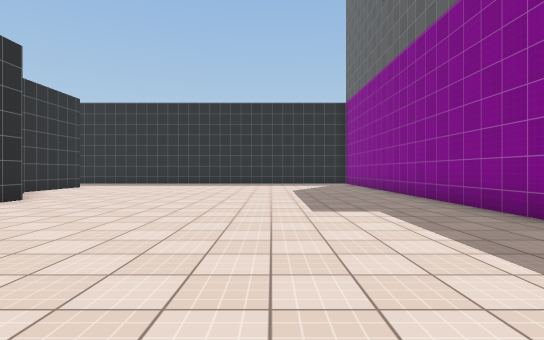
view 1 (above)

20 first-person views from a walk through a scene from a Unity 3-D project. The camera is 1.3 m above the floor, looks level and sees 80° across. The floor is counted in squares, 2 m on a side. Each view is taken from the middle of a square. On the plan, view 1 faces up. The plan holds only what a view shows up to about 10 squares ahead; the rest is blank. The place goes on beyond the plan. Surface patterns are stand-ins for the level's own textures.

view 2
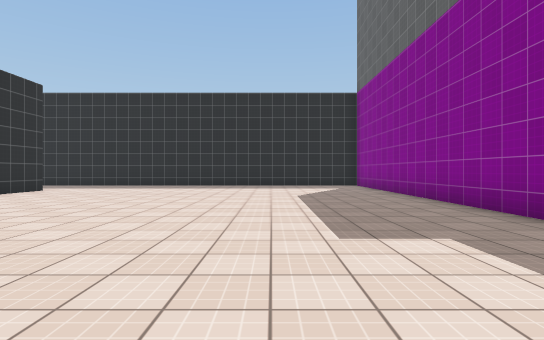

view 3
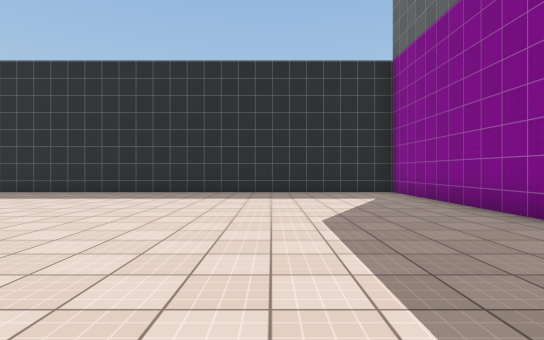

view 4
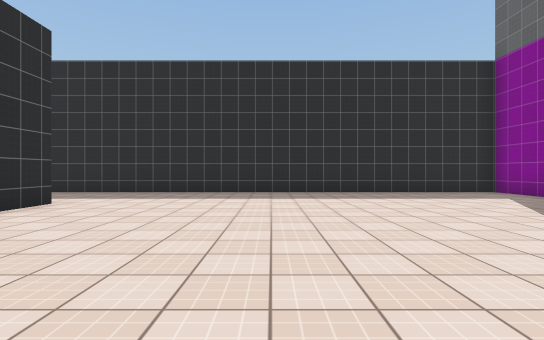

view 5
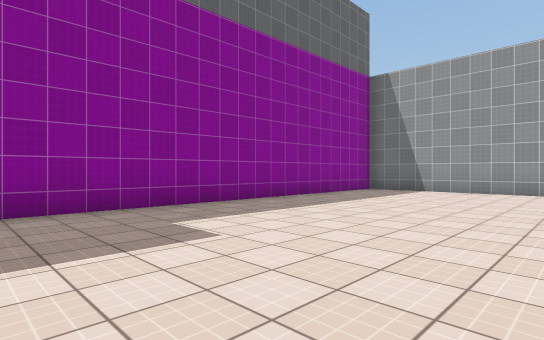

view 6
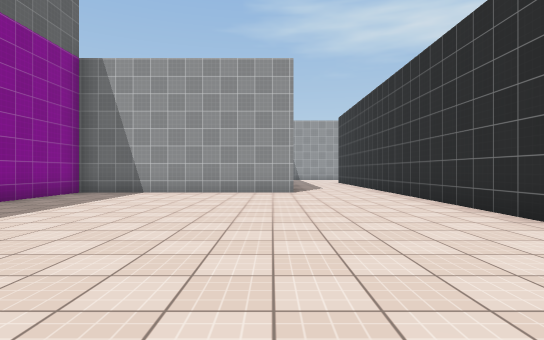

view 7
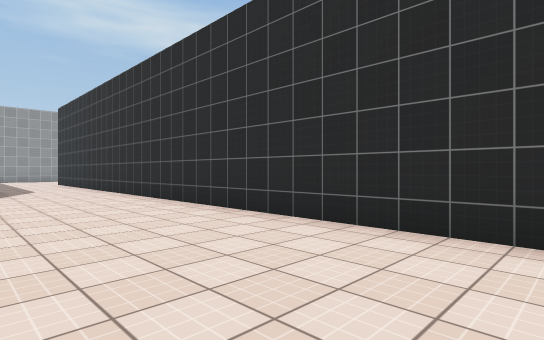

view 8
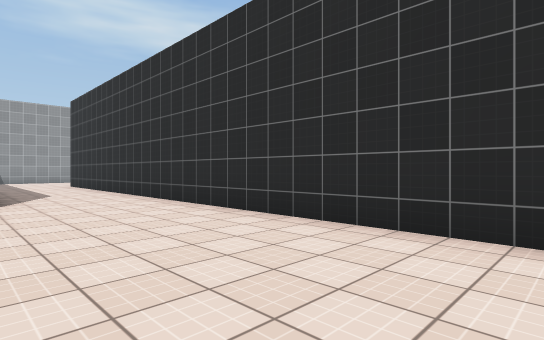

view 9
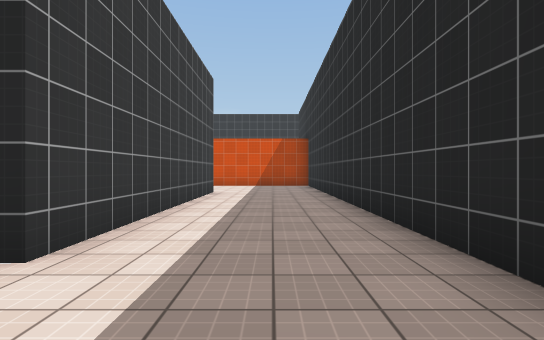

view 10
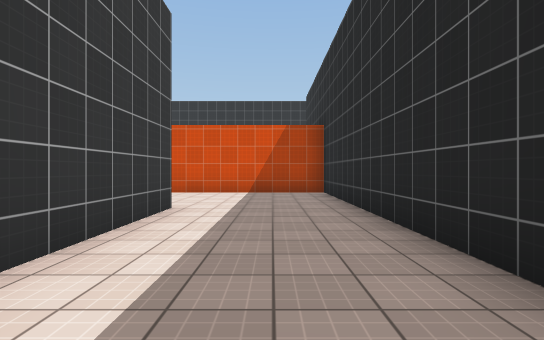

view 11
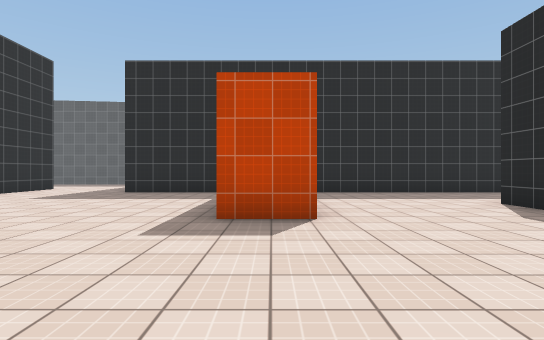

view 12
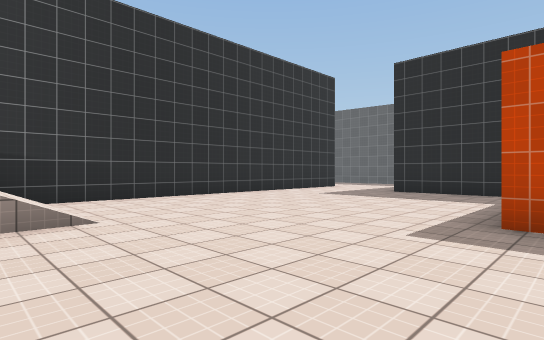

view 13
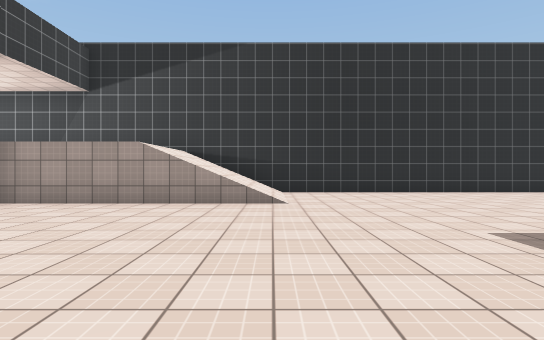

view 14
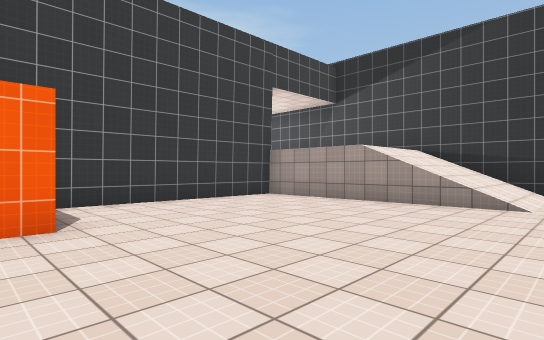

view 15
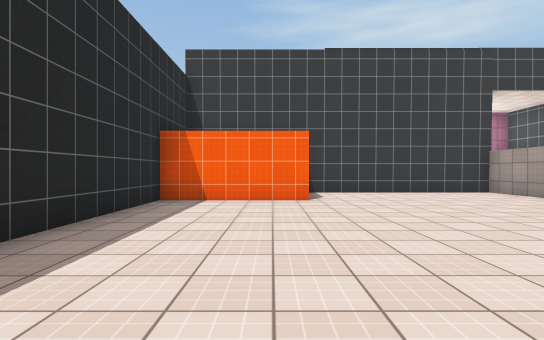

view 16
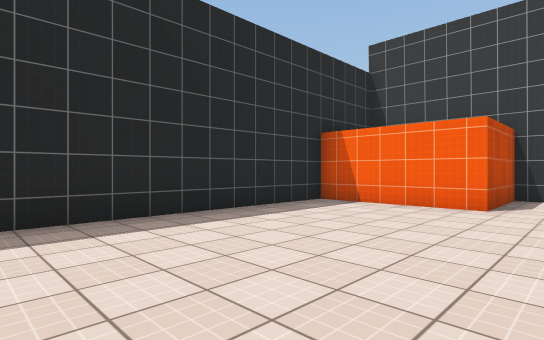

view 17
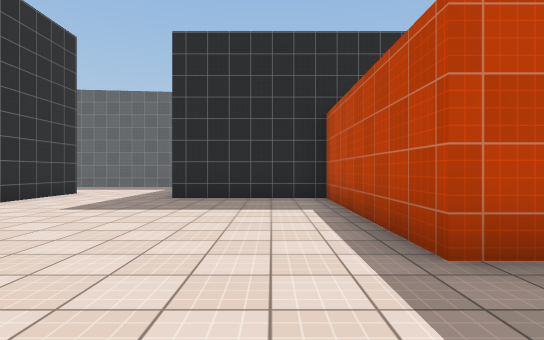

view 18
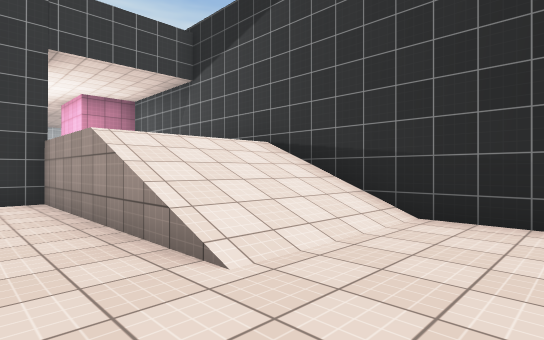

view 19
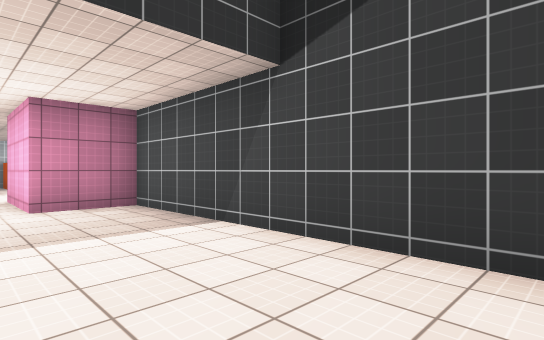

view 20
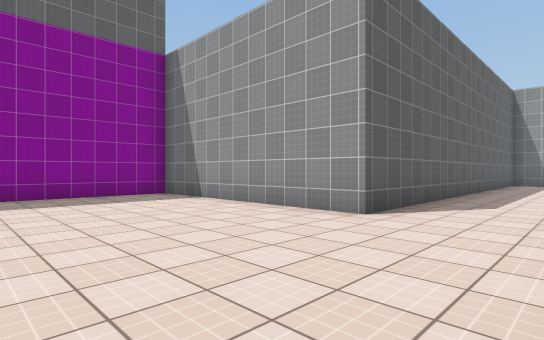

### Floor plan
Key: @ floor where view 1 was taken; # wall or solid block; . main floor; : floor 2.5 m higher than the main floor; / step, stairs or slope.
Columns run from 27 left of view 1 to 4 right of it. Each row starts with its distance up from view 1.
 17 #...
 16 #...############################
 15 #.......#......................#
 14 #.......#......................#
 13 #.......#......................#
 12 #.......#....#######...........#
 11 #.......#....#     #...........#
 10 #............#     #...........#
  9 #............#       ..........#
  8 #............#       ..........#
  7 #///.........#       #.........#
  6 #///.........#       #.........#
  5 #///.........#       #.........#
  4 #:::......####       #.........#
  3 #:::......#          #.........#
  2 #:::......#          #.........#
  1 #:::#######          #.........#
  0 #:::                 #.....@...#
 -1 #:::                 #.........#
 -2 ###                  #.........#
 -3   #                  #.........#
 -4   #                  #...#######
 -5   :                  #...#
 -6                      #...#
 -7                      #...#
 -8                        ..#

Positions as (right, up) in squares from view 1, and headings:
1: (0, 0), facing up
2: (0, 2), facing up
3: (0, 6), facing up
4: (-3, 6), facing up
5: (-2, 7), facing down-right
6: (-2, 6), facing down
7: (-2, 6), facing down-left
8: (-2, 4), facing down-left
9: (-5, 14), facing left
10: (-9, 14), facing left
11: (-19, 6), facing up
12: (-19, 6), facing up-left
13: (-17, 7), facing left
14: (-17, 8), facing down-left
15: (-17, 11), facing down
16: (-19, 10), facing down-right
17: (-21, 8), facing up
18: (-22, 9), facing down-left
19: (-24, 4), facing down-left
20: (-5, 1), facing down-right
